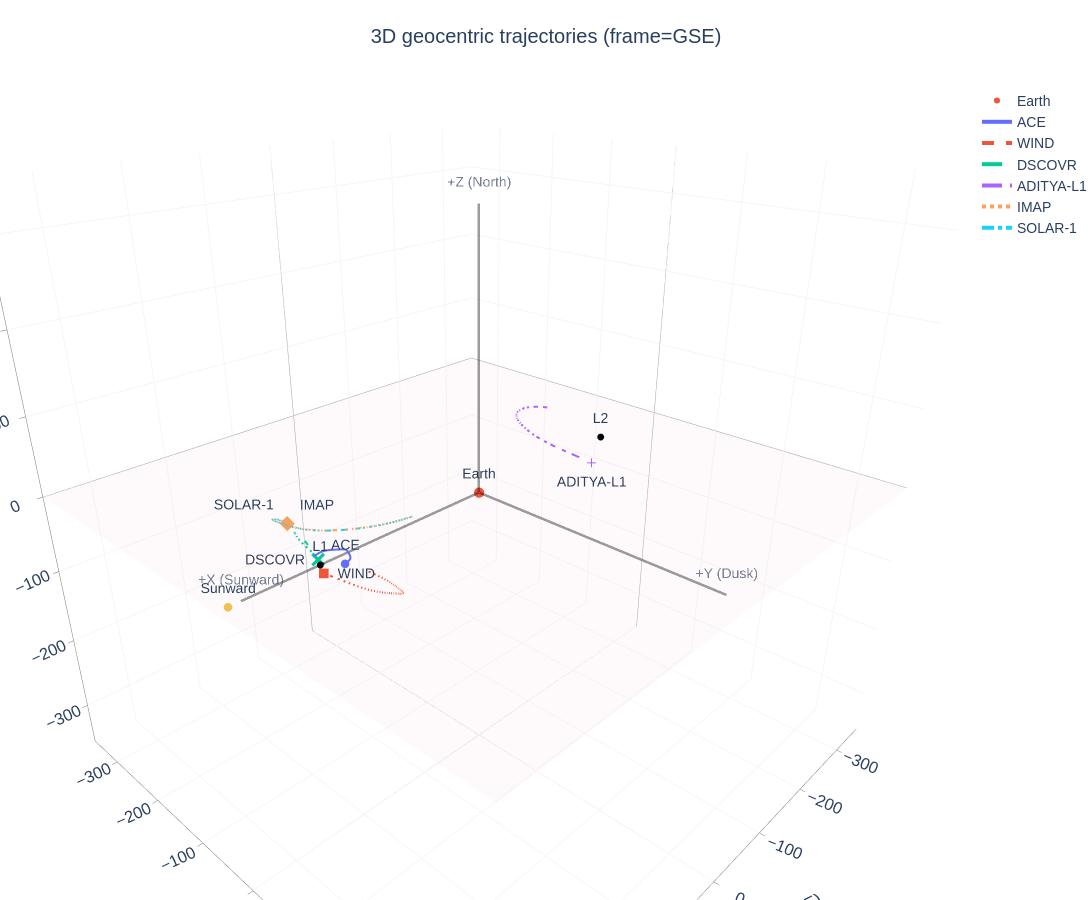

Notebook code for this chart:
### Markdown cell above
## Build the 3D trajectory figure

### Code cell
targets = ["ACE", "WIND", "DISCOVER", "ADITYA-L1", "IMAP", 'SOLAR-1']

fig_3d = build_3d_figure(
    targets=targets,
    start="2025-10-01T00:00:00",
    stop="2025-12-10T00:00:00",
    step="6h",
    frame3d="GSE",
    rss_rsun=20,
    #skip_small_bodies=True,
)

fig_3d.show()

### Figure 1 — Plotly figure (JSON) as saved in the notebook; plotly's stock layout.template omitted (floating-point values rounded to 4 significant figures; data arrays with more than 128 entries replaced by an {"elided": "..."} marker saying what was removed)
{"data": [{"hoverinfo": "skip", "name": "Ecliptic plane", "opacity": 0.03, "scene": "scene", "showlegend": false, "showscale": false, "type": "surface", "x": {"elided": "35x35 float values"}, "y": {"elided": "35x35 float values"}, "z": {"elided": "35x35 float values"}}, {"hovertemplate": "Earth at origin (GSE)<extra></extra>", "marker": {"size": 6, "symbol": "circle"}, "mode": "markers+text", "name": "Earth", "scene": "scene", "text": ["Earth"], "textposition": "top center", "type": "scatter3d", "x": [0], "y": [0], "z": [0]}, {"hovertemplate": "ACE<br>x=%{x:.3f} Re<br>y=%{y:.3f} Re<br>z=%{z:.3f} Re<extra></extra>", "line": {"color": "#636EFA", "dash": "solid", "width": 4}, "mode": "lines", "name": "ACE", "scene": "scene", "type": "scatter3d", "x": {"elided": "281 float values"}, "y": {"elided": "281 float values"}, "z": {"elided": "281 float values"}}, {"hovertemplate": "ACE (end)<extra></extra>", "marker": {"color": "#636EFA", "size": 5, "symbol": "circle"}, "mode": "markers+text", "scene": "scene", "showlegend": false, "text": ["ACE"], "textposition": "top center", "type": "scatter3d", "x": [232.1], "y": [37.95], "z": [15.53]}, {"hovertemplate": "WIND<br>x=%{x:.3f} Re<br>y=%{y:.3f} Re<br>z=%{z:.3f} Re<extra></extra>", "line": {"color": "#EF553B", "dash": "dash", "width": 4}, "mode": "lines", "name": "WIND", "scene": "scene", "type": "scatter3d", "x": {"elided": "281 float values"}, "y": {"elided": "281 float values"}, "z": {"elided": "281 float values"}}, {"hovertemplate": "WIND (end)<extra></extra>", "marker": {"color": "#EF553B", "size": 5, "symbol": "square"}, "mode": "markers+text", "scene": "scene", "showlegend": false, "text": ["WIND"], "textposition": "middle right", "type": "scatter3d", "x": [255.1], "y": [32.98], "z": [12.37]}, {"hovertemplate": "DSCOVR<br>x=%{x:.3f} Re<br>y=%{y:.3f} Re<br>z=%{z:.3f} Re<extra></extra>", "line": {"color": "#00CC96", "dash": "longdash", "width": 4}, "mode": "lines", "name": "DSCOVR", "scene": "scene", "type": "scatter3d", "x": {"elided": "281 float values"}, "y": {"elided": "281 float values"}, "z": {"elided": "281 float values"}}, {"hovertemplate": "DSCOVR (end)<extra></extra>", "marker": {"color": "#00CC96", "size": 5, "symbol": "x"}, "mode": "markers+text", "scene": "scene", "showlegend": false, "text": ["DSCOVR"], "textposition": "middle left", "type": "scatter3d", "x": [217.5], "y": [-26.48], "z": [-10.9]}, {"hovertemplate": "ADITYA-L1<br>x=%{x:.3f} Re<br>y=%{y:.3f} Re<br>z=%{z:.3f} Re<extra></extra>", "line": {"color": "#AB63FA", "dash": "longdashdot", "width": 4}, "mode": "lines", "name": "ADITYA-L1", "scene": "scene", "type": "scatter3d", "x": {"elided": "281 float values"}, "y": {"elided": "281 float values"}, "z": {"elided": "281 float values"}}, {"hovertemplate": "ADITYA-L1 (end)<extra></extra>", "marker": {"color": "#AB63FA", "size": 5, "symbol": "cross"}, "mode": "markers+text", "scene": "scene", "showlegend": false, "text": ["ADITYA-L1"], "textposition": "bottom center", "type": "scatter3d", "x": [-259.2], "y": [-31.25], "z": [-55.05]}, {"hovertemplate": "IMAP<br>x=%{x:.3f} Re<br>y=%{y:.3f} Re<br>z=%{z:.3f} Re<extra></extra>", "line": {"color": "#FFA15A", "dash": "dot", "width": 4}, "mode": "lines", "name": "IMAP", "scene": "scene", "type": "scatter3d", "x": {"elided": "281 float values"}, "y": {"elided": "281 float values"}, "z": {"elided": "281 float values"}}, {"hovertemplate": "IMAP (end)<extra></extra>", "marker": {"color": "#FFA15A", "size": 5, "symbol": "diamond"}, "mode": "markers+text", "scene": "scene", "showlegend": false, "text": ["IMAP"], "textposition": "top right", "type": "scatter3d", "x": [196.0], "y": [-109.1], "z": [-6.378]}, {"hovertemplate": "SOLAR-1<br>x=%{x:.3f} Re<br>y=%{y:.3f} Re<br>z=%{z:.3f} Re<extra></extra>", "line": {"color": "#19D3F3", "dash": "dashdot", "width": 4}, "mode": "lines", "name": "SOLAR-1", "scene": "scene", "type": "scatter3d", "x": {"elided": "281 float values"}, "y": {"elided": "281 float values"}, "z": {"elided": "281 float values"}}, {"hovertemplate": "SOLAR-1 (end)<extra></extra>", "marker": {"color": "#19D3F3", "size": 5, "symbol": "diamond-open"}, "mode": "markers+text", "scene": "scene", "showlegend": false, "text": ["SOLAR-1"], "textposition": "top left", "type": "scatter3d", "x": [195.8], "y": [-109.5], "z": [-6.431]}, {"hoverinfo": "skip", "line": {"color": "rgba(0,0,0,0.6)", "width": 5}, "mode": "lines+text", "name": "GSE +X (Sunward)", "opacity": 0.65, "scene": "scene", "showlegend": false, "text": ["", "+X (Sunward)"], "textposition": "top center", "type": "scatter3d", "x": [0, 330.1], "y": [0, 0], "z": [0, 0]}, {"hoverinfo": "skip", "line": {"color": "rgba(0,0,0,0.6)", "width": 5}, "mode": "lines+text", "name": "GSE +Y (Dusk)", "opacity": 0.65, "scene": "scene", "showlegend": false, "text": ["", "+Y (Dusk)"], "textposition": "top center", "type": "scatter3d", "x": [0, 0], "y": [0, 330.1], "z": [0, 0]}, {"hoverinfo": "skip", "line": {"color": "rgba(0,0,0,0.6)", "width": 5}, "mode": "lines+text", "name": "GSE +Z (North)", "opacity": 0.65, "scene": "scene", "showlegend": false, "text": ["", "+Z (North)"], "textposition": "top center", "type": "scatter3d", "x": [0, 0], "y": [0, 0], "z": [0, 330.1]}, {"hoverinfo": "skip", "marker": {"color": "#f2c14e", "size": 5, "symbol": "circle"}, "mode": "markers+text", "name": "Sunward boundary", "scene": "scene", "showlegend": false, "text": ["Sunward"], "textposition": "top center", "type": "scatter3d", "x": [344.4], "y": [0], "z": [0]}, {"hovertemplate": "%{text}<extra></extra>", "marker": {"color": "black", "size": 4, "symbol": "circle"}, "mode": "markers+text", "name": "Lagrange points", "scene": "scene", "showlegend": false, "text": ["L1", "L2"], "textposition": "top center", "type": "scatter3d", "x": [234.5, -234.5], "y": [0, 0], "z": [0, 0]}], "layout": {"font": {"family": "Arial", "size": 14}, "height": 900, "legend": {"groupclick": "togglegroup"}, "margin": {"b": 0, "l": 0, "r": 0, "t": 85}, "scene": {"aspectmode": "cube", "camera": {"eye": {"x": 1.05, "y": 1, "z": 0.7}}, "domain": {"x": [0, 1], "y": [0, 1]}, "xaxis": {"gridcolor": "rgba(0,0,0,0.04)", "linecolor": "rgba(0,0,0,0.55)", "range": [-358.8, 358.8], "showbackground": false, "showspikes": false, "tickcolor": "rgba(0,0,0,0.55)", "ticks": "outside", "title": {"text": "X [Re] (GSE)"}, "zeroline": true, "zerolinecolor": "rgba(0,0,0,0.35)"}, "yaxis": {"gridcolor": "rgba(0,0,0,0.04)", "linecolor": "rgba(0,0,0,0.55)", "range": [-358.8, 358.8], "showbackground": false, "showspikes": false, "tickcolor": "rgba(0,0,0,0.55)", "ticks": "outside", "title": {"text": "Y [Re] (GSE)"}, "zeroline": true, "zerolinecolor": "rgba(0,0,0,0.35)"}, "zaxis": {"gridcolor": "rgba(0,0,0,0.04)", "linecolor": "rgba(0,0,0,0.55)", "range": [-358.8, 358.8], "showbackground": false, "showspikes": false, "tickcolor": "rgba(0,0,0,0.55)", "ticks": "outside", "title": {"text": "Z [Re] (GSE)"}, "zeroline": true, "zerolinecolor": "rgba(0,0,0,0.35)"}}, "title": {"text": "3D geocentric trajectories (frame=GSE)", "x": 0.5, "xanchor": "center"}, "width": 1800}}
